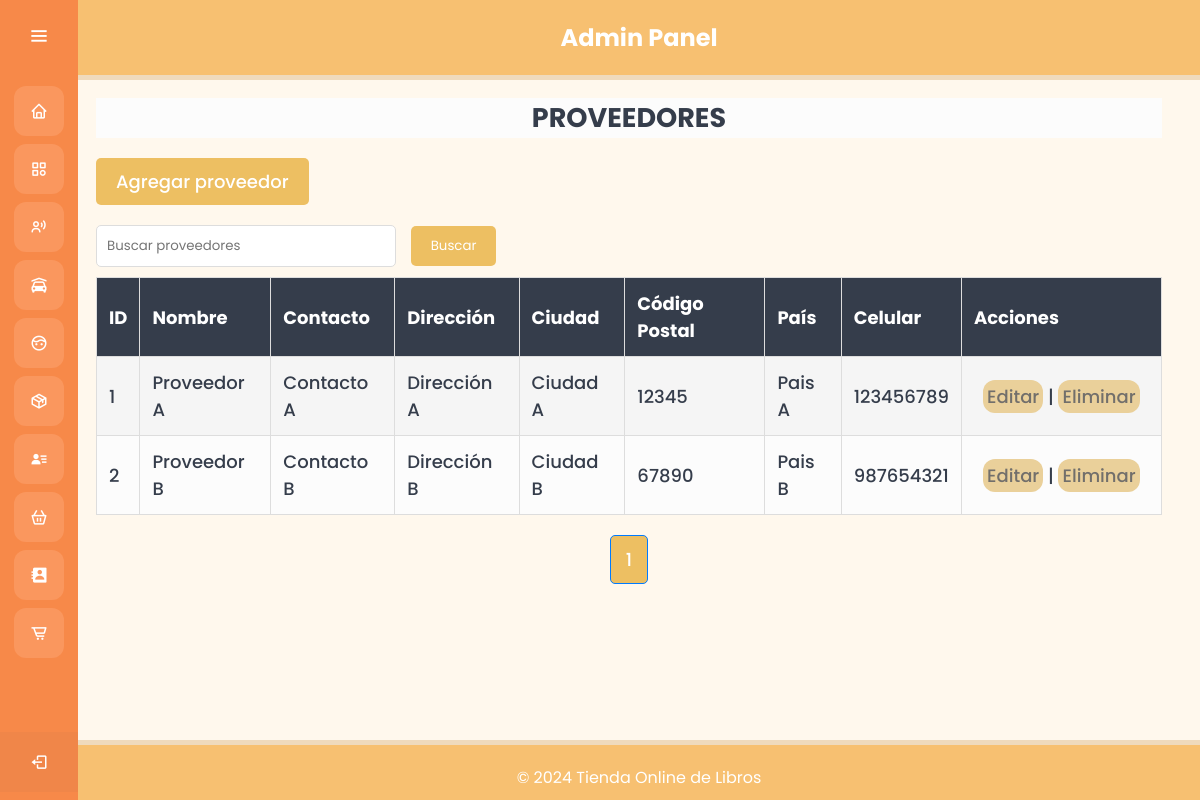
Screenshot of /admin/controllers/ProveedorController.php?opcion=listar with the database file from the repository.
### tables this page shows
CREATE TABLE `proveedores` (
  `ID_Proveedor` int(11) NOT NULL,
  `Nombre_Proveedor` varchar(255) NOT NULL,
  `Nombre_Contacto` varchar(255) NOT NULL,
  `Direccion` varchar(255) NOT NULL,
  `Ciudad` varchar(100) NOT NULL,
  `Codigo_Postal` varchar(20) NOT NULL,
  `Pais` varchar(100) NOT NULL,
  `Celular` varchar(20) NOT NULL
);

### admin/models/db.php (called while the page is built, shortened)
<?php
class Conexion {
    private $servername = "localhost";
    private $username = "root";
    private $password = "";
    private $dbname = "negociosdb";
    public function getConexion() {
        $conn = new mysqli($this->servername, $this->username, $this->password, $this->dbname);
        return $conn;
    }
}
?>

### admin/models/Proveedor.php (called while the page is built, shortened)
<?php
include 'db.php';
class Proveedor {
    private $conn;
    public function __construct() {
        $db = new Conexion();
        $this->conn = $db->getConexion();
    }
    public function listar($search = '', $limit = 10, $offset = 0) {
        $sql = "SELECT SQL_CALC_FOUND_ROWS * FROM Proveedores WHERE Nombre_Proveedor LIKE ? OR Nombre_Contacto LIKE ? LIMIT ? OFFSET ?";
        $stmt = $this->conn->prepare($sql);
        $searchParam = "%$search%";
        $stmt->bind_param('ssii', $searchParam, $searchParam, $limit, $offset);
        $stmt->execute();
        $result = $stmt->get_result();
        $proveedores = [];
        while ($row = $result->fetch_assoc()) {
            $proveedores[] = $row;
    }
        $resultTotal = $this->conn->query("SELECT FOUND_ROWS() as total");
        $totalRows = $resultTotal->fetch_assoc()['total'];
        return ['proveedores' => $proveedores, 'total' => $totalRows];
    }
}
?>

### admin/views/proveedores/index.php (the view, shortened to what this page needs)
<?php include '../views/templates/header.php'; ?>
    <div class="text">
    <h1>PROVEEDORES</h1>
    <a href="ProveedorController.php?opcion=crear" class="button">Agregar proveedor</a>
    <form method="GET" action="ProveedorController.php" class="search">
        <input type="text" name="search" placeholder="Buscar proveedores" value="<?= htmlentities($search) ?>">
        <button type="submit" class="search-button">Buscar</button>
    </form>
    <link rel="stylesheet" type="text/css" href="admin/assets/css/table.css">
    <table>
        <tr>
            <th>ID</th>
            <th>Nombre</th>
            <th>Contacto</th>
            <th>Dirección</th>
            <th>Ciudad</th>
            <th>Código Postal</th>
            <th>País</th>
            <th>Celular</th>
            <th>Acciones</th>
        </tr>
        <?php if (!empty($proveedores)): ?>
            <?php foreach ($proveedores as $proveedor): ?>
                <tr>
                    <td><?= $proveedor['ID_Proveedor'] ?></td>
                    <td><?= $proveedor['Nombre_Proveedor'] ?></td>
                    <td><?= $proveedor['Nombre_Contacto'] ?></td>
                    <td><?= $proveedor['Direccion'] ?></td>
                    <td><?= $proveedor['Ciudad'] ?></td>
                    <td><?= $proveedor['Codigo_Postal'] ?></td>
                    <td><?= $proveedor['Pais'] ?></td>
                    <td><?= $proveedor['Celular'] ?></td>
                    <td class="acciones">
                        <a href="ProveedorController.php?opcion=editar&id=<?= $proveedor['ID_Proveedor'] ?>" class="botones">Editar</a> |
                        <a href="ProveedorController.php?opcion=eliminar&id=<?= $proveedor['ID_Proveedor'] ?>" onclick="return confirm('¿Estás seguro?')" class="botones">Eliminar</a>
                    </td>
                </tr>
            <?php endforeach; ?>
        <?php else: ?>
            <tr><td colspan="9" class="no-results">No hay proveedores</td></tr>
        <?php endif; ?>
    </table>
    <div class="pagination">
        <?php for ($i = 1; $i <= $totalPages; $i++): ?>
            <a href="?opcion=listar&page=<?= $i ?>&search=<?= htmlentities($search) ?>" class="<?= $i == $page ? 'active' : '' ?>"><?= $i ?></a>
        <?php endfor; ?>
    </div>
</div>
<?php include '../views/templates/footer.php'; ?>

### admin/views/assets/css/table.css (style rules this page uses)
* { margin: 0; padding: 0; box-sizing: border-box; font-family: "Poppins", sans-serif; }
body, html { height: 100%; margin: 0; }
.home-section .text { display: inline-block; color: #353D4B; font-size: 18px; font-weight: 500; margin: 18px; width: 95%; }
table { width: 100%; border-collapse: collapse; margin-bottom: 20px; margin-top: 10px; }
th, td { padding: 12px; border: 1px solid #ddd; text-align: left; }
th { background-color: #353D4B; color: #fff; }
tr:nth-child(odd) { background-color: #FCFCFC; }
tr:nth-child(even) { background-color: #F5F5F5; }
.button { display: inline-block; padding: 10px 20px; margin-bottom: 20px; background-color: #EDBF62; color: #fff; text-decoration: none; border-radius: 5px; transition: background-color 0.3s; }
a { color: #3498DB; text-decoration: none; }
.botones { padding: 4px; background-color: #EAD09A; border-radius: 12px; color: #726F6B; }
.acciones { text-align: center; width: 200px; }
.text h1 { text-align: center; margin-bottom: 20px; background-color: #FCFCFC; }
.search .search-button { padding: 10px 20px; background-color: #EDBF62; color: white; border: none; border-radius: 5px; cursor: pointer; transition: background-color 0.3s; }
.search input[type="text"] { padding: 10px; width: 300px; border: 1px solid #ddd; border-radius: 5px; margin-right: 10px; }
.pagination { display: flex; justify-content: center; margin: 20px 0; }
.pagination a { margin: 0 5px; padding: 10px 15px; text-decoration: none; color: #333; background-color: #f4f4f4; border: 1px solid #ddd; border-radius: 5px; }
.pagination a.active { background-color:#EDBF62; color: #fff; border-color: #007bff; }

### rows the page displays
proveedores: ID_Proveedor "1", Nombre_Proveedor "Proveedor A", Nombre_Contacto "Contacto A", Direccion "Dirección A", Ciudad "Ciudad A", Codigo_Postal "12345", Pais "Pais A", Celular "123456789"
proveedores: ID_Proveedor "2", Nombre_Proveedor "Proveedor B", Nombre_Contacto "Contacto B", Direccion "Dirección B", Ciudad "Ciudad B", Codigo_Postal "67890", Pais "Pais B", Celular "987654321"
